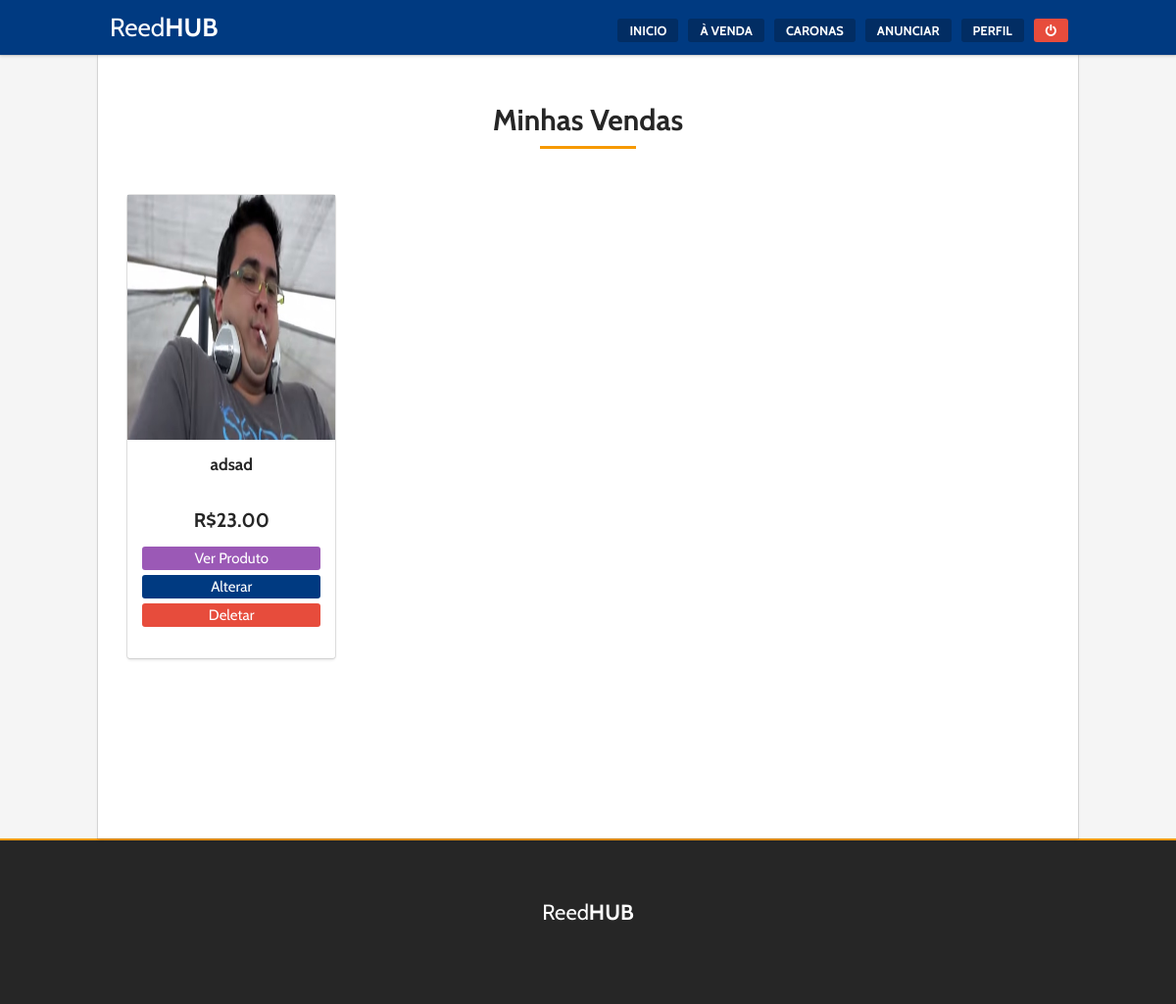
Before: /minhas-vendas.php (signed in) with the older database file.
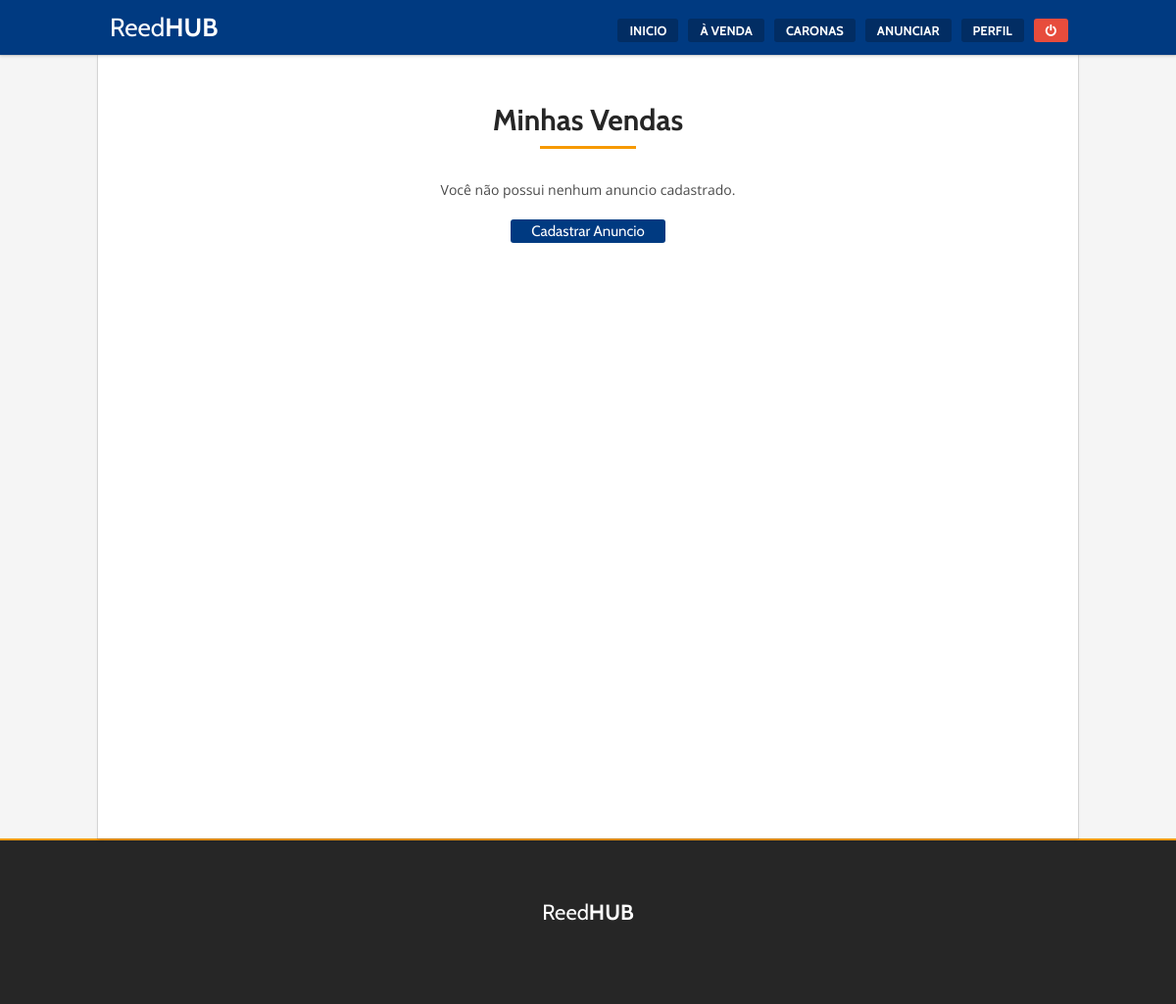
After: the same page with the newer database file.
### tables this page shows
CREATE TABLE `vendas` (
  `id` int(11) NOT NULL,
  `user_id` int(11) NOT NULL,
  `name` varchar(100) NOT NULL,
  `description` text NOT NULL,
  `value` decimal(10,2) NOT NULL,
  `image` varchar(100) NOT NULL,
  `category` varchar(20) NOT NULL
);

### safe.php (called while the page is built, shortened)
<?php
$user_get = mysql_query("SELECT * FROM `user` WHERE `id`='".$_SESSION['uid']."'") or die(mysql_error());
$user = mysql_fetch_assoc($user_get);
$user_id = $user['id'];
$get_sales_count = mysql_query("SELECT user_id FROM vendas WHERE user_id = '$user_id'");
$sales_count = mysql_num_rows($get_sales_count);

### parts/user/user-vendas.php (the view, shortened to what this page needs)
<section class="default-services go-flex center">
	<?php
	$query = "SELECT * FROM vendas WHERE user_id = '$user_id'";
	if ($result = $mysqli->query($query)): ?>
	<?php while($obj = $result->fetch_object()): ?>
		<div class="default-services__item">
			<form style="height: 100%" method="GET" action="produto.php">
				<div class="item-inner go-box-7 hover-1">
					<div class="item-thumb">
						<img src="fotos/<?php echo "$obj->image"; ?>" alt="">
					</div>
					<div class="item-inner">
						<div class="item-title">
							<?php echo "$obj->name"; ?>
						</div>
						<div class="item-subtitle">
							R$<?php echo "$obj->value"; ?>
						</div>
						<div class="item-options">
							<input class="go-button full small purple" type="submit" value="Ver Produto" name="ver">
						</form>
						<form method="POST" action="alterar-anuncio.php">
							<input class="go-button full small" type="submit" value="Alterar" name="alterar">
						</form>
						<form method="POST" action="process.php">
							<input type="submit" class="go-button full small red" value="Deletar" name="deletar">
						</form>
					</div>
				</div>
	<?php endwhile; ?>
<?php endif; ?>

### minhas-vendas.php
<?php include("header.php") ?>
<div class="rx_wrapper">
<div class="go-title-area center">
	<h2 class="go-title x1">
		Minhas Vendas
	</h2>
</div>
<?php if ($sales_count == 0): ?>
<div class="go-title-area center">
	Você não possui nenhum anuncio cadastrado. <br><br>
	<a href="cadastrar-anuncio.php" class="go-button small">Cadastrar Anuncio</a>
</div>
<?php else: ?>
<?php include("parts/user/user-vendas.php") ?>
<?php endif; ?>
<?php include("footer.php") ?>

Changed rows visible on the page:
removed vendas: image (picture), name "adsad", value "23.00"
Other visible differences:
text now shown: "Você não possui nenhum anuncio cadastrado. Cadastrar Anuncio"
